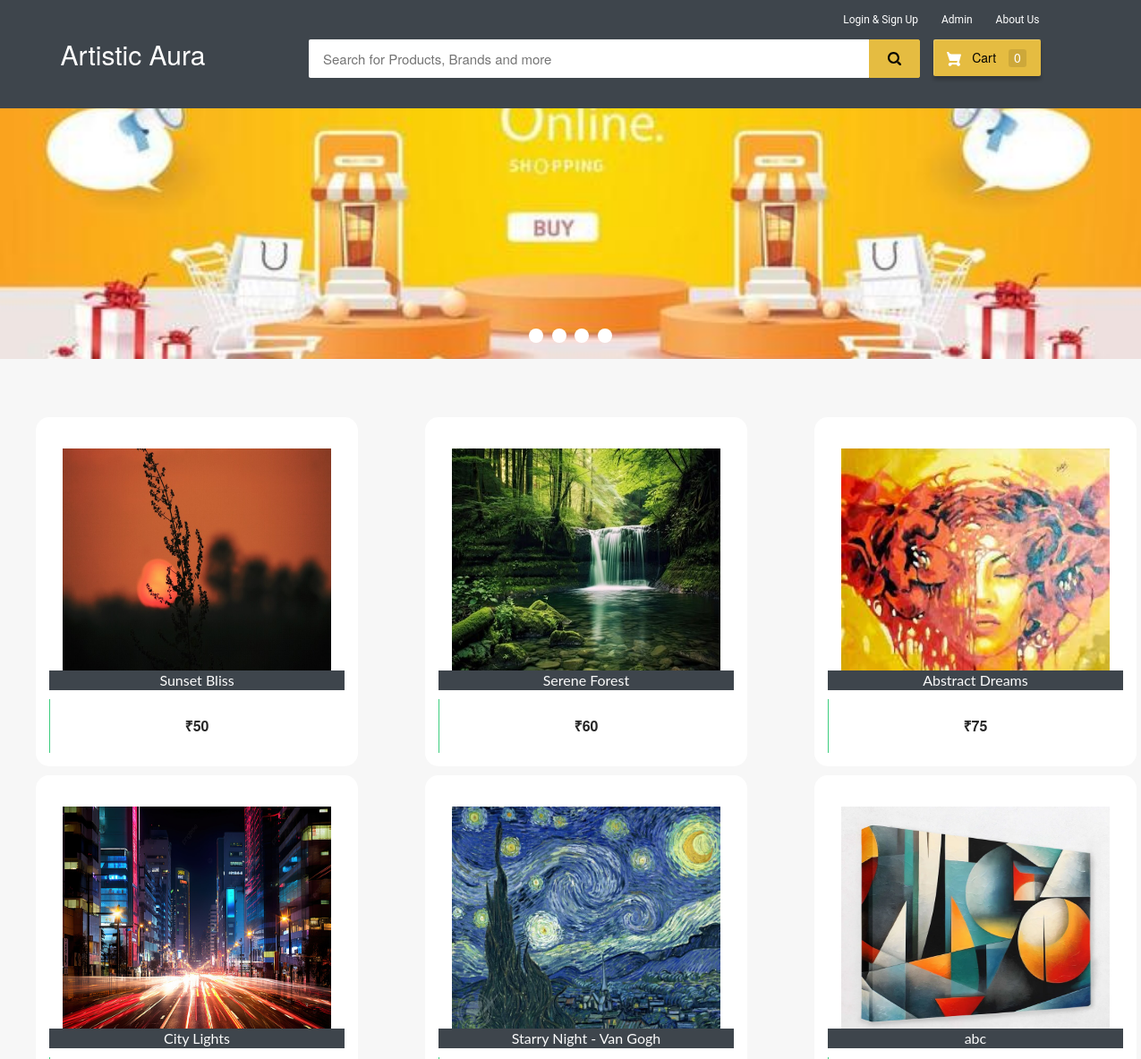
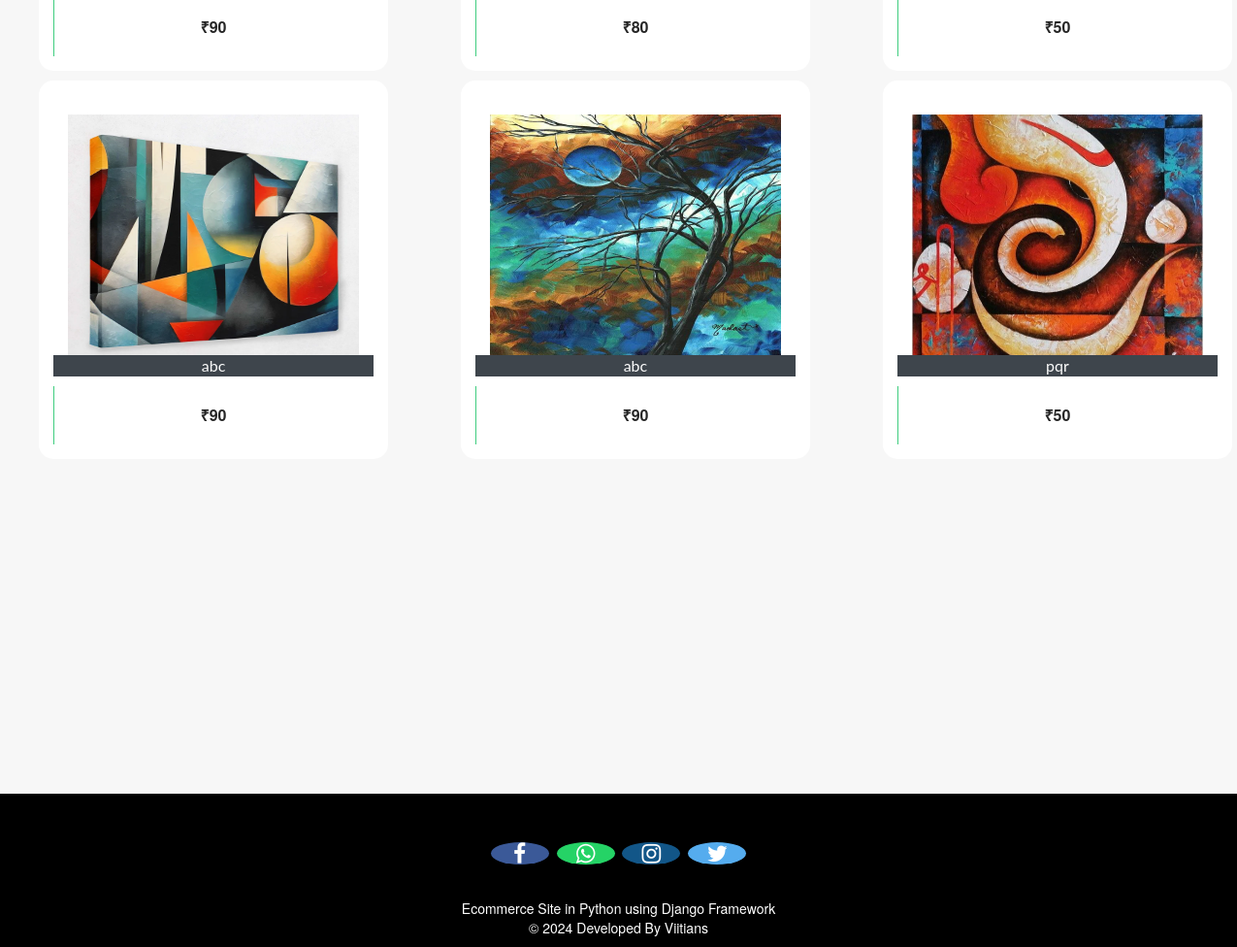
The page / on the database its author committed (2 pictures, top to bottom).
### ecom/models.py (models this page shows, shortened)
class Product(models.Model):
    name=models.CharField(max_length=40)
    product_image= models.ImageField(upload_to='product_image/',null=True,blank=True)
    price = models.PositiveIntegerField()
    description=models.CharField(max_length=40)

### ecom/views.py (the view)
# urls.py: path('',views.home_view,name=''),
def home_view(request):
    products=models.Product.objects.all()
    if 'product_ids' in request.COOKIES:
        product_ids = request.COOKIES['product_ids']
        counter=product_ids.split('|')
        product_count_in_cart=len(set(counter))
    else:
        product_count_in_cart=0
    if request.user.is_authenticated:
        return HttpResponseRedirect('afterlogin')
    return render(request,'ecom/index.html',{'products':products,'product_count_in_cart':product_count_in_cart})

### templates/ecom/index.html (shortened to what this page needs)
{% extends 'ecom/homebase.html' %}
{% load static %}
{% block content %}
<div class="row">
  <div class="col-md-12">
    <div class="slider-container">
      <div class="menu">
        <label for="slide-dot-1"></label>
        <label for="slide-dot-2"></label>
        <label for="slide-dot-3"></label>
        <label for="slide-dot-4"></label>
      </div>
        <div class="slide slide-1"></div>
    </div>
  </div>
</div>
{%if products%}
<br>
  <div class="row">
      {% for p in products %}
      <div class="column">
      <div class="container page-wrapper" style="width: 450px;">
        <div class="page-inner">
          <div class="row">
            <div class="el-wrapper">
              <div class="box-up">
                <img class="img" src="{% static p.product_image.url %}" alt="product pic" height="300px" width="300px">
                <div class="img-info">
                  <div class="info-inner">
                    <span style="background-color:#3e454c; color:fbfbfb;"class="p-company">{{p.name}}</span>
                  </div>
                </div>
              </div>
              <div class="box-down">
                <a class="cart" href="{% url 'add-to-cart' p.id  %}">
                  <span class="price">₹{{p.price}}</span>
                  <span class="add-to-cart">
                    <span class="txt"><i class="fa fa-shopping-cart"></i> Add To Cart</span>
                  </span>
                </a>
              </div>
            </div>
          </div>
        </div>
      </div>
      </div>
{% if forloop.counter|divisibleby:"3" %}
    </div>
    <div class="row">
          <br><br><br><br><br>
{% endif %}
  {% endfor %}
</div>
{%else%}
<h3 style="text-align:center; color:#3E454C;">No Search Found</h3>
{%endif%}
<br><br><br>
<br><br><br><br><br><br><br><br><br><br><br><br>
{% endblock content %}

### templates/ecom/homebase.html (shortened to what this page needs)
<html>
{% load static %}
<head>
<link rel="stylesheet" href="https://maxcdn.bootstrapcdn.com/bootstrap/3.3.0/css/bootstrap.min.css">
<link rel="stylesheet" href="https://maxcdn.bootstrapcdn.com/font-awesome/4.7.0/css/font-awesome.min.css">
</head>
<body>
  {%if request.user.is_authenticated%}
    {% include "ecom/customer_navbar.html" %}
  {%else%}
  <div id="navbar">
    <div class="container">
        <div class="row row1">
            <ul class="largenav pull-right">
              <li class="upper-links dropdown"><a class="links" href="">Login & Sign Up</a>
              </li>
                <li class="upper-links"><a class="links" href="/adminclick">Admin</a></li>
                <li class="upper-links"><a class="links" href="/aboutus">About Us</a></li>
            </ul>
        </div>
        <div class="row row2">
            <div class="col-sm-3">
                <h2 style="margin:0px;"><a style="text-decoration:none; color:white;" href="/"><span class="largenav">Artistic Aura </span></a></h2>
            </div>
            <div class="navbar-search smallsearch col-sm-7 col-xs-11">
              <form  action="/search" method="get">
                <div class="row"> <input class="navbar-input col-xs-11" type="search" placeholder="Search for Products, Brands and more" name="query" id="query">
                  <button class="navbar-button col-xs-1" type="submit">
                  </button>
                </div>
              </form>
            </div>
            <div class="cart1 largenav col-sm-2"> <a class="cart-button" href="/cart">  Cart <span class="item-number ">{{ product_count_in_cart }}</span> </a> </div>
        </div>
    </div>
</div>
  {%endif%}
{% block content %}
{% endblock content %}
<br><br><br>
<footer>
  <br>
  <p>
    <a href="#" class="fa fa-facebook"></a>
    <a href="#" class="fa fa-whatsapp"></a>
    <a href="#" class="fa fa-instagram"></a>
    <a href="#" class="fa fa-twitter"></a>
  </p>
  <br>
  <div class="container">
    <div class="row">
      <div class="col-md-12 col-sm-12">
        <div style="color:#ffffff;" class="wow fadeInUp footer-copyright">
          <p>Ecommerce Site in Python using Django Framework<br>
            &copy; 2024 Developed By Viitians </p>
        </div>
      </div>
    </div>
  </div>
</footer>
</body>
</html>

### templates/ecom/homebase.html (style rules this page uses)
body { background-color: #f7f7f7; }
#navbar { background-color: #3e454c; color: black; }
.row1 { padding-top: 10px; padding-right: 50px }
.row2 { padding-bottom: 20px }
.navbar-input { padding: 11px 16px; border-radius: 2px 0 0 2px; border: 0 none; outline: 0 none; font-size: 15px }
.navbar-button { background-color: #e5bc41; border: 1px solid #e5bc41; border-radius: 0 2px 2px 0; color: #565656; padding: 10px 0; height: 43px; cursor: pointer }
.cart-button { background-color: #E5BC41; box-shadow: 0 4px 4px 0 rgba(0, 0, 0, .23), inset 1px 1px 0 0 hsla(0, 0%, 100%, .2); padding: 10px 0; text-align: center; height: 41px; border-radius: 2px; font-weight: 500; width: 120px; display: inline-block; color: #FFFFFF; text-decoration: none; color: inherit; border: none; outline: none }
.cart-svg { display: inline-block; width: 16px; height: 16px; vertical-align: middle; margin-right: 8px }
.item-number { border-radius: 3px; background-color: rgba(0, 0, 0, .1); height: 20px; padding: 3px 6px; font-weight: 500; display: inline-block; color: #fff; line-height: 12px; margin-left: 10px }
.upper-links { display: inline-block; padding: 0 11px; line-height: 23px; font-family: 'Roboto', sans-serif; letter-spacing: 0; color: inherit; border: none; outline: none; font-size: 12px }
.dropdown { position: relative; display: inline-block; margin-bottom: 0px }
.links { color: #fff; text-decoration: none }
.largenav { display: none }
.smallsearch { margin-left: 15px; margin-top: 15px }
.menu { cursor: pointer }
footer { padding: 0px 0px 0px 0px; background-color: black; margin: 0px; }
.fa { font-size: 23px; width: 60px; text-align: center; text-decoration: none; margin: 5px 2px; border-radius: 50%; }
.fa-facebook { background: #3B5998; color: white; margin-top: 30px; }
.fa-whatsapp { background: #25d366; color: white; }
.fa-twitter { background: #55ACEE; color: white; }
.fa-instagram { background: #125688; color: white; }
p { text-align: center; }
@media screen and (min-width: 768px) { .largenav { display: block } }
@media screen and (min-width: 768px) { .smallsearch { margin: 0px } }

### rows shown on the page
Product: product_image (picture), name "Sunset Bliss", price "50"
Product: product_image (picture), name "Serene Forest", price "60"
Product: product_image (picture), name "Abstract Dreams", price "75"
Product: product_image (picture), name "City Lights", price "90"
Product: product_image (picture), name "Starry Night - Van Gogh", price "80"
Product: product_image (picture), name "abc", price "50"
Product: product_image (picture), name "abc", price "90"
Product: product_image (picture), name "abc", price "90"
Product: product_image (picture), name "pqr", price "50"

### other values the page prints
{{ product_count_in_cart }} "0"
